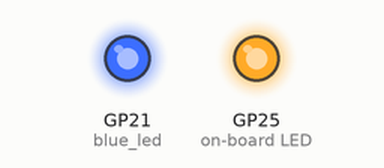
Simulated run of this program. Board: Raspberry Pi Pico running MicroPython. Parts: output pins drawn as LEDs (lit = HIGH).

Above: at 0.5 s.
At 3.5 s:
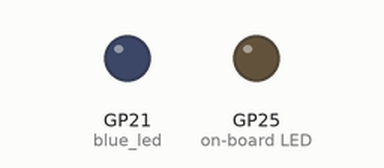
Timing chart, 0 to 6.5 s (numbered marks = the images above):
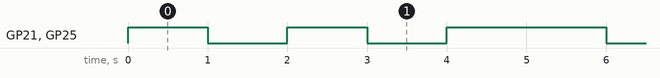

Measured:
- by itself, GP21 (blue_led), GP25 (on-board LED): repeats every 5.0 s: LOW 1.0 s, HIGH 1.0 s, LOW 1.0 s, HIGH 2.0 s
- by itself, everything shown: repeats every 5.0 s, in 10 steps

The program:

blinkLED.py
```python
from picozero import pico_led
from picozero import LED
import utime

#Declare GPIO usage
blue_led = LED(21)

while True:

    #Blink Board LED and blue LED to show pwr and tx
    pico_led.blink() #Pico board LED
    blue_led.blink()
    utime.sleep(5)
```
